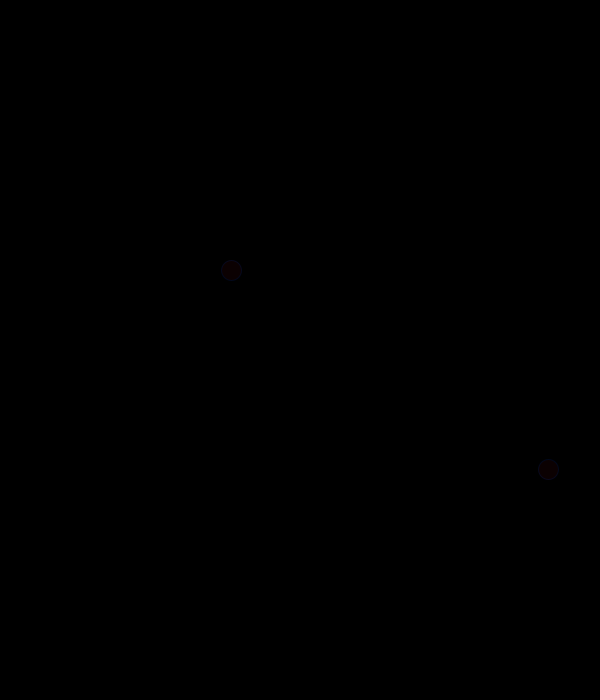
Frame 1 (no input)
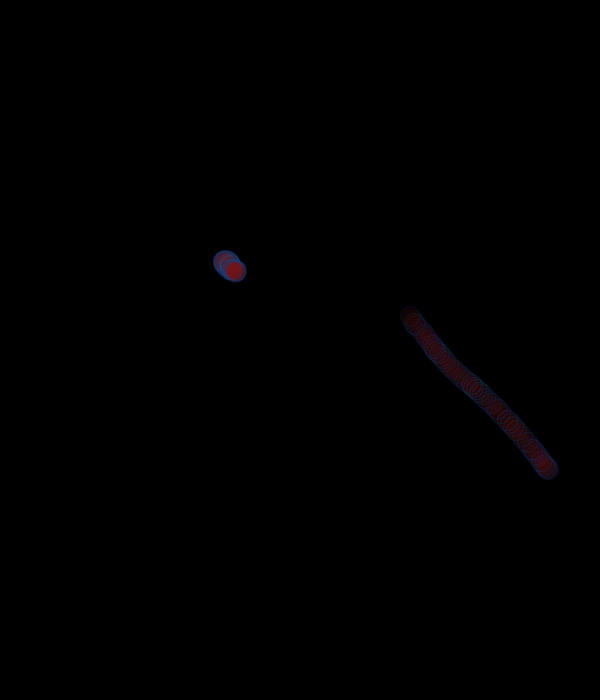
Frame 60 (the mouse pressed at the canvas centre just before this capture)
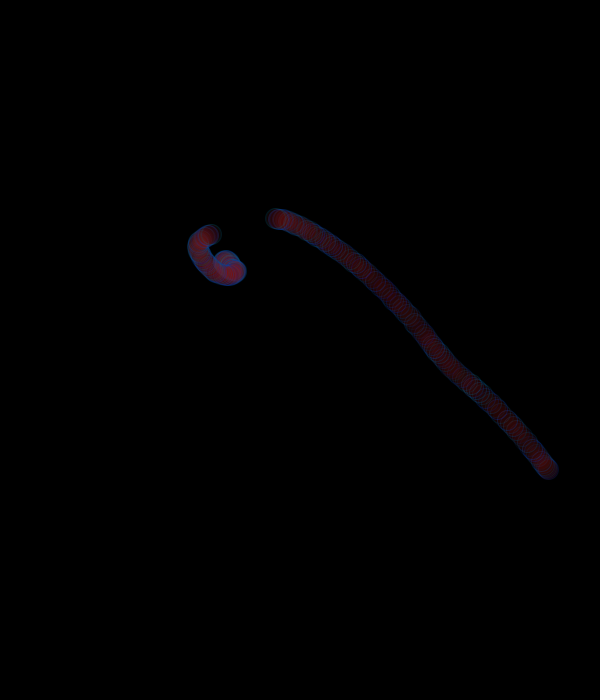
Frame 120 (the mouse held since frame 60 and released just before this capture)

The Processing sketch that drew these frames (run headless with seeded random() and noise(); from frame 60 on, the mouse is pressed at the canvas centre):

// Processing sketch: processing_4834
// ── processing_4834.pde

/*  Jeff Hendrickson Sept 30 09******************
    
     ****noiseDrawingEllipseV3_mirror****
     
     Not really sure why this works but it's a happy accident.  The attempt
     was to get two ellipses drawing at the same time, from the same center
     point.  With Perlin Noise attached to each one I thought they would just
     go off in different directions.  What happens here - the two painting 
     ellipses perfectly mirror each other.  Play around with ellipse size
     and transparencies to see what happens.
     */

void setup()  {
  size(600,700);
  background(0,0,0,0);
  noStroke();
  noFill();
  colorMode(RGB);
  //strokeWeight(1);
  
  ellipseMode(CENTER);
  smooth();
}

float ypos = height/2;
float xpos = width/2;
float ypos2 = height/3;
float xpos2 = width/3;
int timeLimit = 10;

void draw()  {
  ypos = ypos + 0.004;
  xpos = xpos + 0.005;
  ypos2 = ypos2 + 0.004;
  xpos2 = xpos2 + 0.005;
  float r = 20;
  float n = noise(ypos) * height;  //using height makes a smoother line
  float m = noise(xpos) * width;
  float a = noise(ypos2) * height;
  float b = noise(xpos2) * width;
  fill(random(60,180), random(14,27), random(10,30), 20);
  stroke(0, random(40,100), random(100,200), random(20,75));
  //fill(255,0,0,120);
  //stroke(0,0,0);
  ellipse(m,n,r,r);
  ellipse(a,b,r,r);
  
  if (millis() >= timeLimit*10000) {
        noLoop();
      } 
}
void mousePressed() {
  save("ellipseDrawingMirror-200.png");
}
